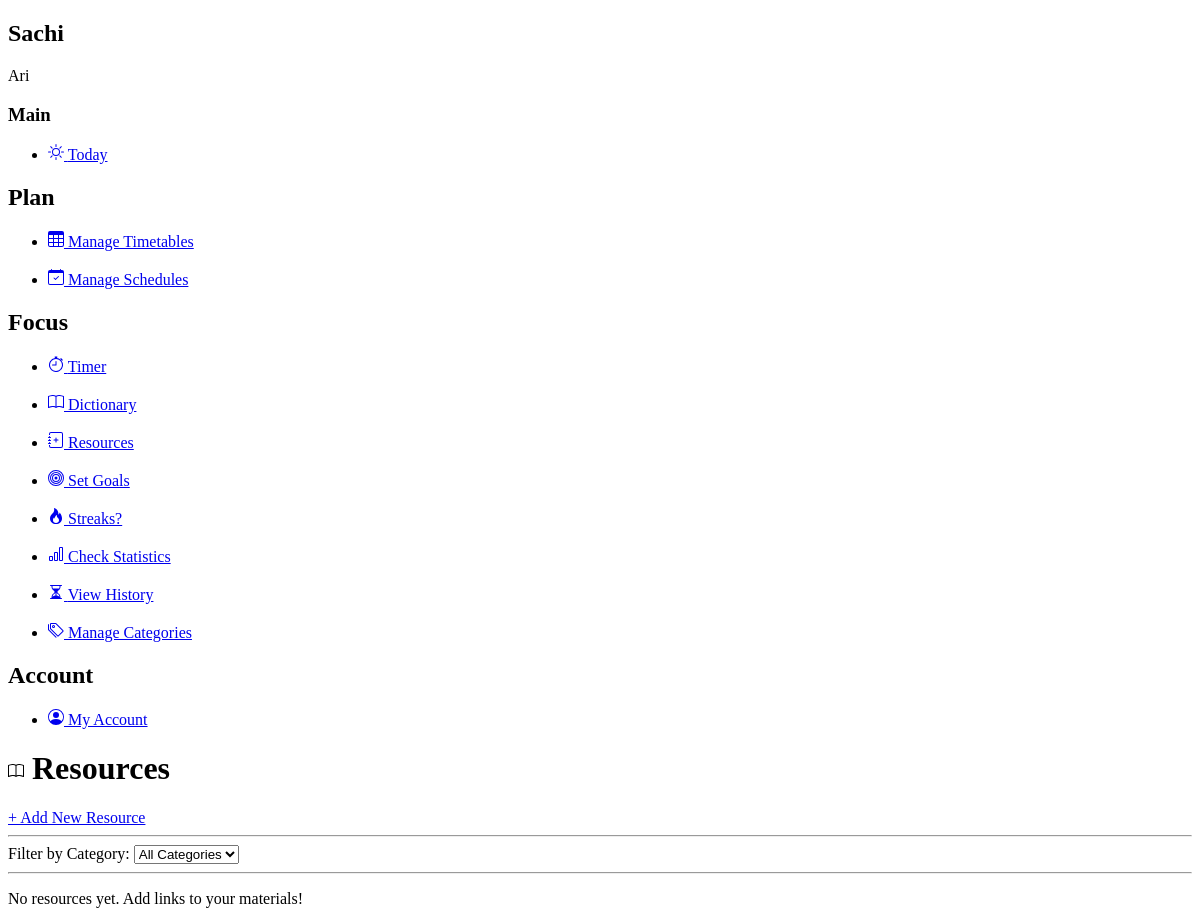
Before: /study/resources/ (signed in) with the older database file.
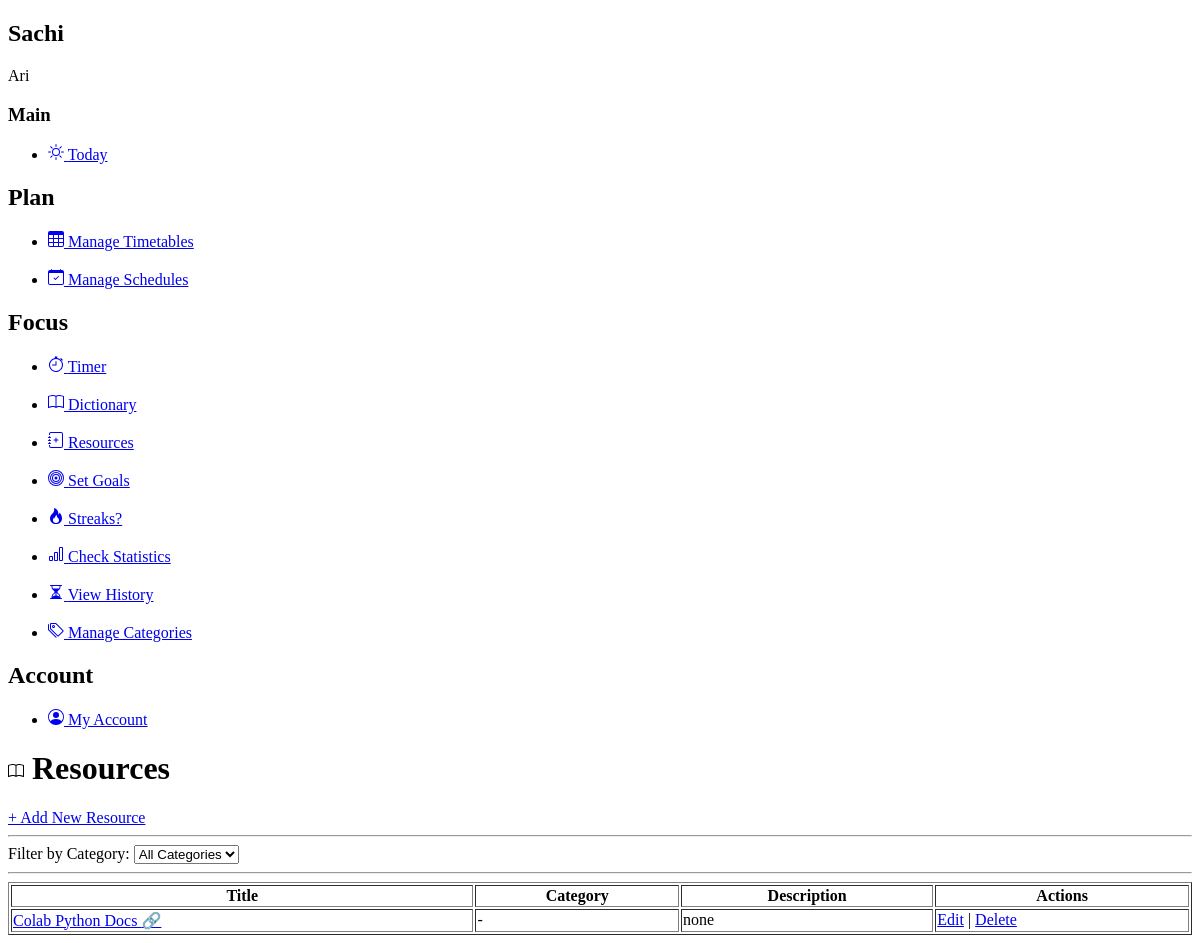
After: the same page with the newer database file.
### planner/models.py (models this page shows, shortened)
class StudyResource(models.Model):
    user = models.ForeignKey(User, on_delete=models.CASCADE)
    category = models.ForeignKey(StudyCategory, on_delete=models.CASCADE, null=True, blank=True)
    title = models.CharField(max_length=200)
    url = models.URLField()
    description = models.TextField(blank=True, null=True)
    created_at = models.DateTimeField(auto_now_add=True)
    class Meta:
        ordering = ['-created_at']

### planner/views/study_views.py (the view)
# urls.py: path('study/resources/', views.study_resources, name='study_resources'),
@login_required(login_url='planner:login')
def study_resources(request):
    resources = StudyResource.objects.filter(user=request.user)
    categories = StudyCategory.objects.filter(user=request.user)
    category_id = request.GET.get('category')
    if category_id:
        resources = resources.filter(category_id=category_id)
    return render(request, 'study/resources.html', {
        'resources': resources,
        'categories': categories,
        'selected_category': category_id
    })

### planner/templates/study/resources.html (shortened to what this page needs)
{% extends 'base.html' %}
{% block content %}
    <h1>
        Resources
    </h1>
    <a href="{% url 'planner:add_resource' %}">+ Add New Resource</a>
    <hr>
    <form method="get">
        <label>Filter by Category:</label>
        <select name="category" onchange="this.form.submit()">
            <option value="">All Categories</option>
        </select>
    </form>
    <hr>
    {% if resources %}
        <table border="1" style="width: 100%;">
            <thead>
                <tr>
                    <th>Title</th>
                    <th>Category</th>
                    <th>Description</th>
                    <th>Actions</th>
                </tr>
            </thead>
            <tbody>
                {% for resource in resources %}
                <tr>
                    <td>
                        <a href="{{ resource.url }}" target="_blank" rel="noopener noreferrer">
                            {{ resource.title }} 🔗
                        </a>
                    </td>
                    <td>{% if resource.category %}{{ resource.category.name }}{% else %}-{% endif %}</td>
                    <td>{{ resource.description|default:"-"|truncatewords:10 }}</td>
                    <td>
                        <a href="{% url 'planner:edit_resource' resource.id %}">Edit</a> |
                        <a href="{% url 'planner:delete_resource' resource.id %}">Delete</a>
                    </td>
                </tr>
                {% endfor %}
            </tbody>
        </table>
    {% else %}
        <p>No resources yet. Add links to your materials!</p>
    {% endif %}
{% endblock %}

Changed rows visible on the page:
added StudyResource: title "Colab Python Docs", description "none"
Other visible differences:
text no longer shown: "No resources yet. Add links to your materials!"
text now shown: "Title Category Description Actions"
